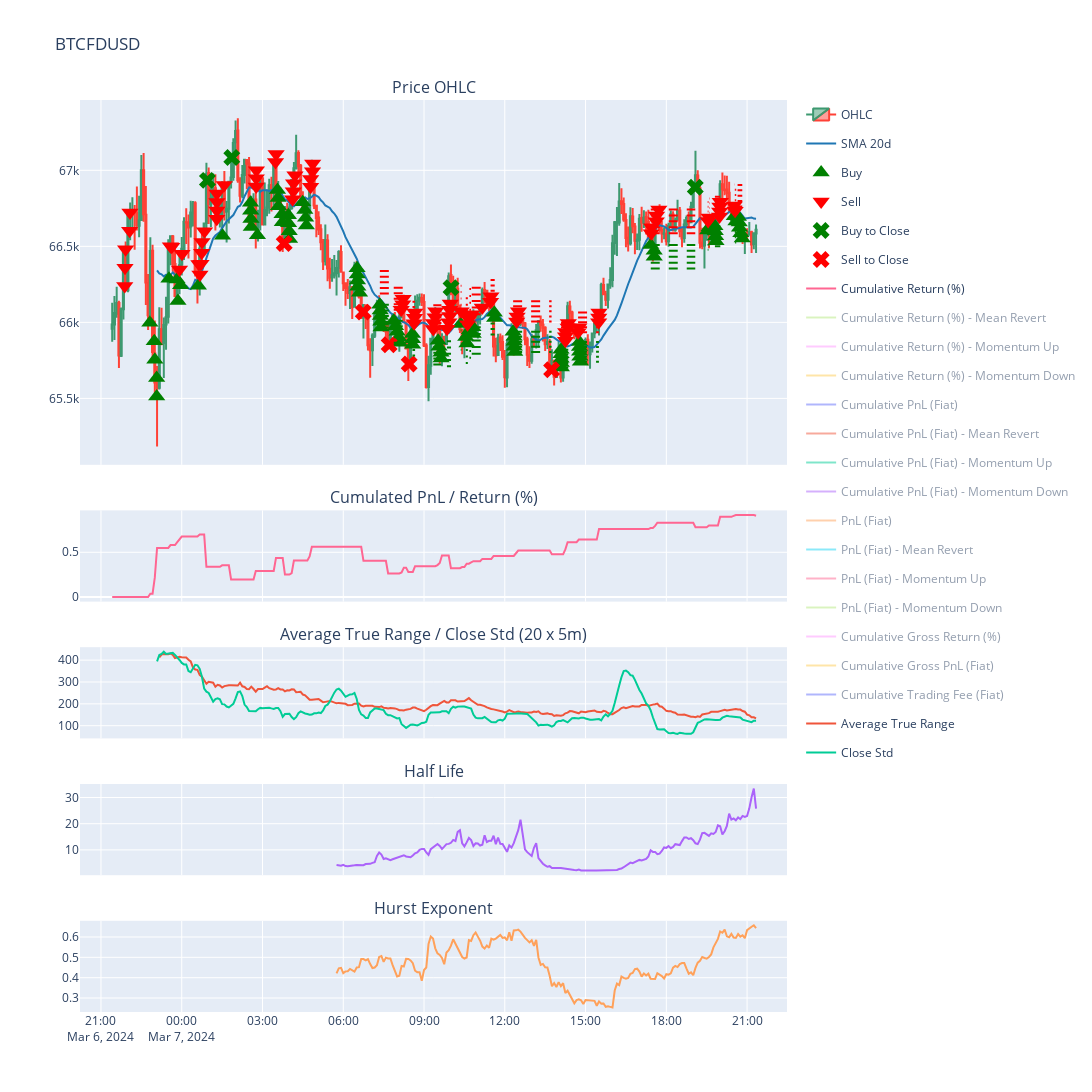
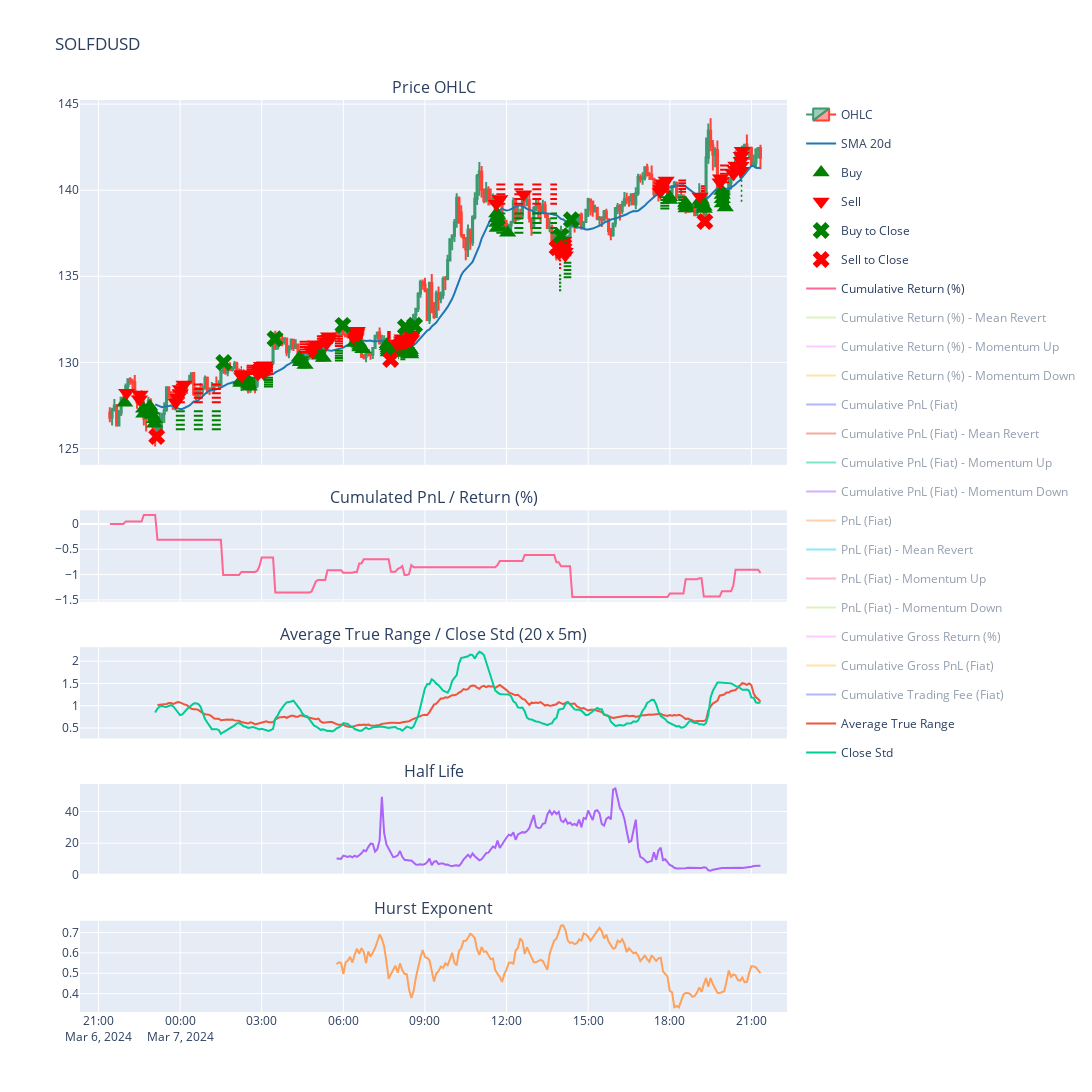
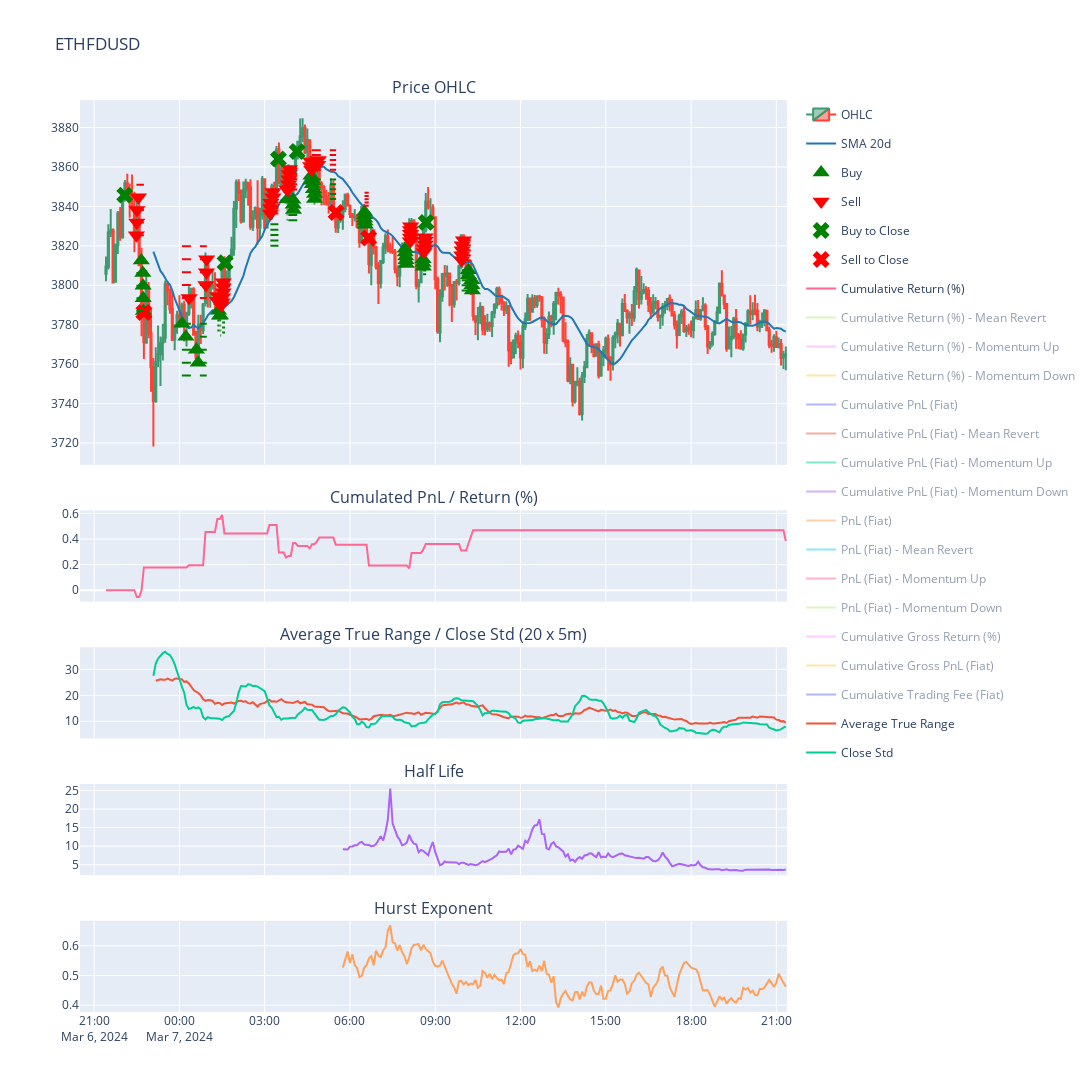

Notebook code for these charts, in order:
### Code cell
for k, v in strategy_dict.items():
    strategy = v
    strategy.load_data(time)    
    strategy.summary(True, lastn=20)
